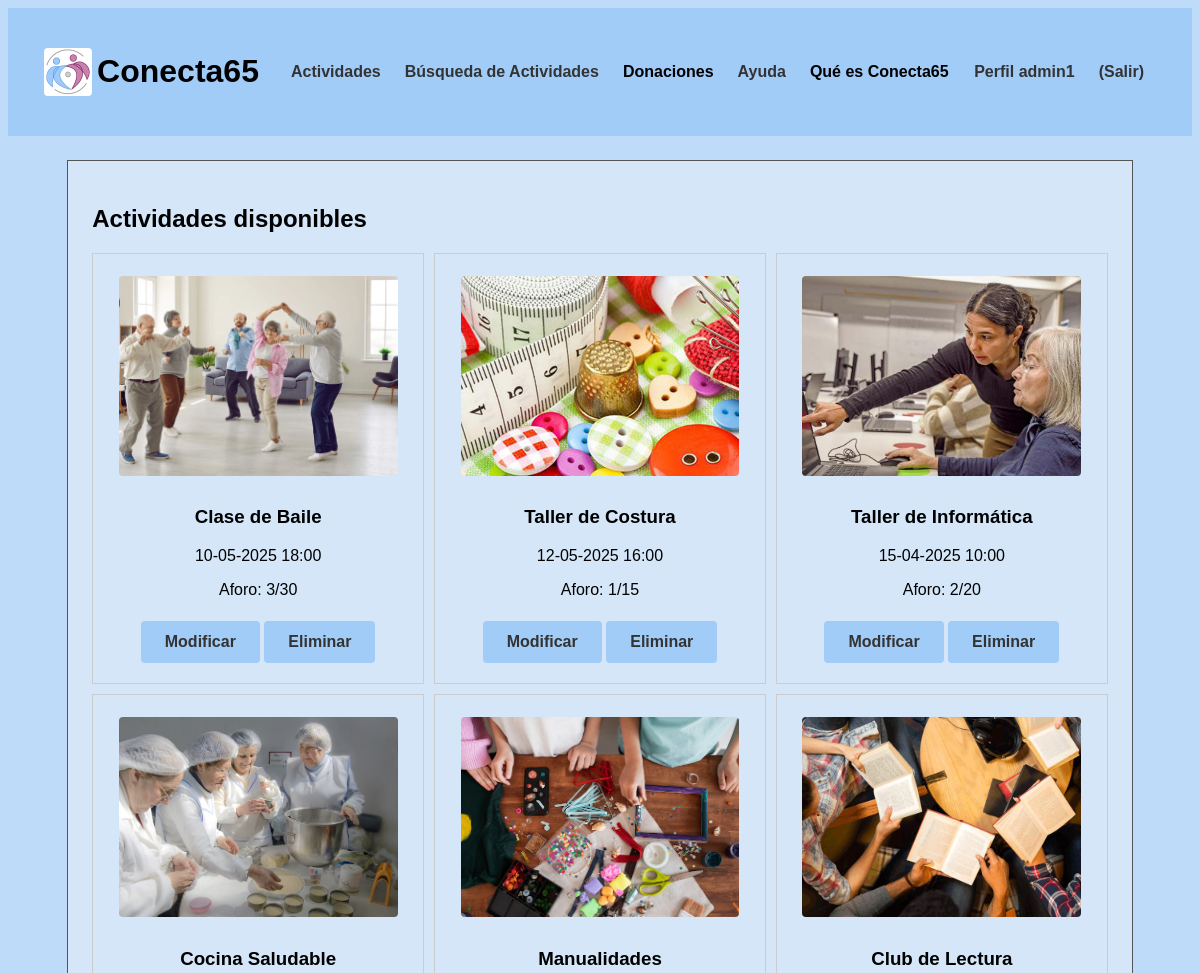
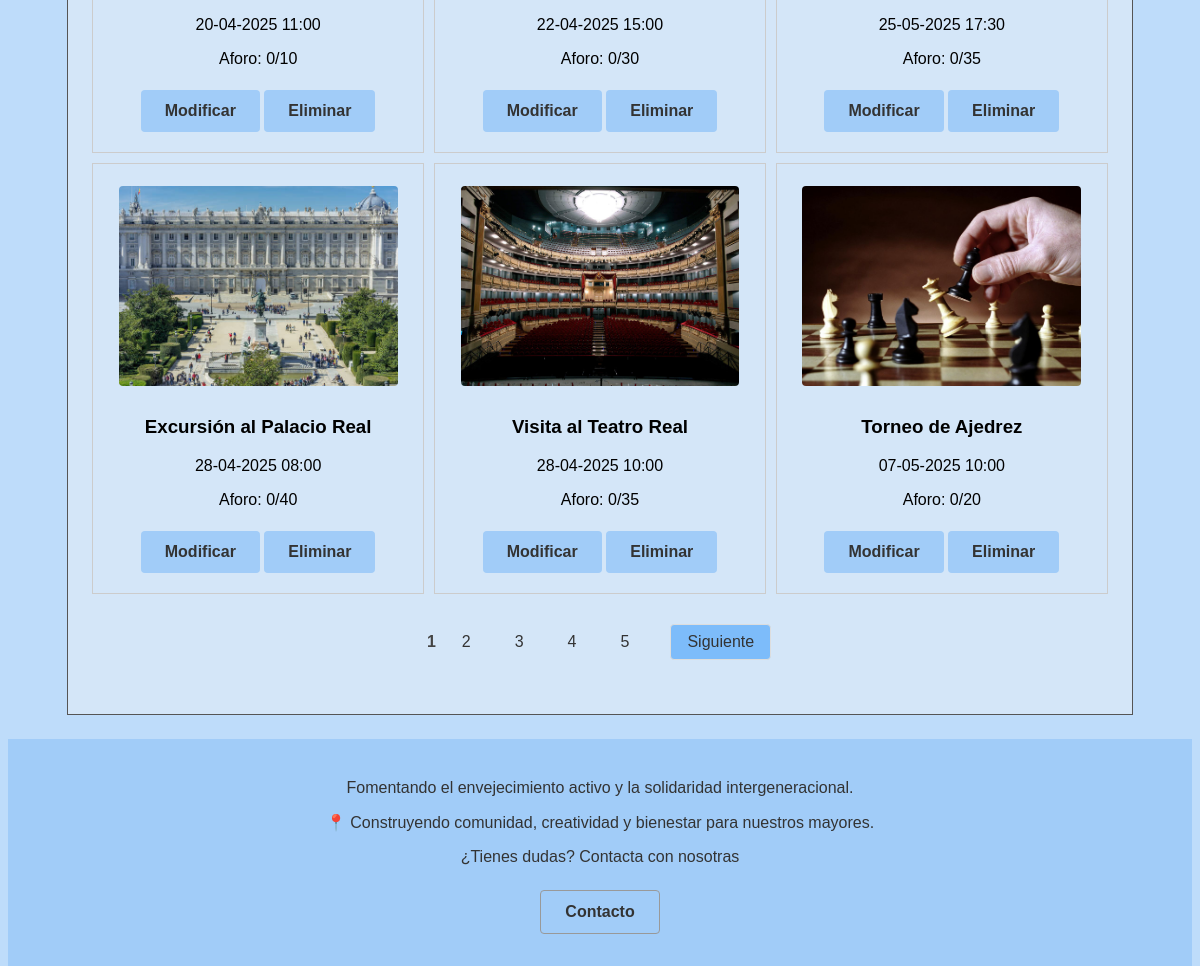
Page /p3_g1/vistaActividades.php (signed in) on the earlier database version (2 pictures, top to bottom).
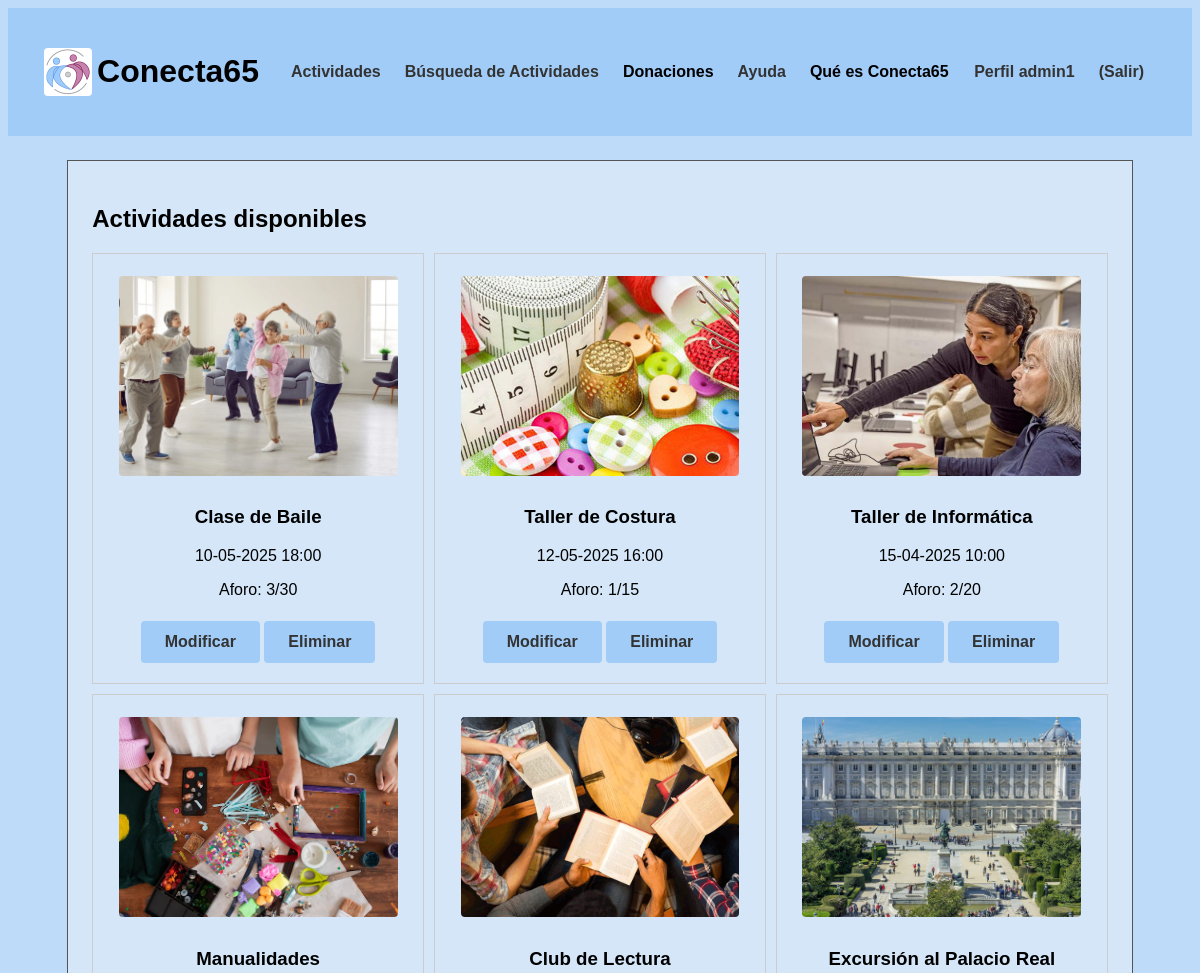
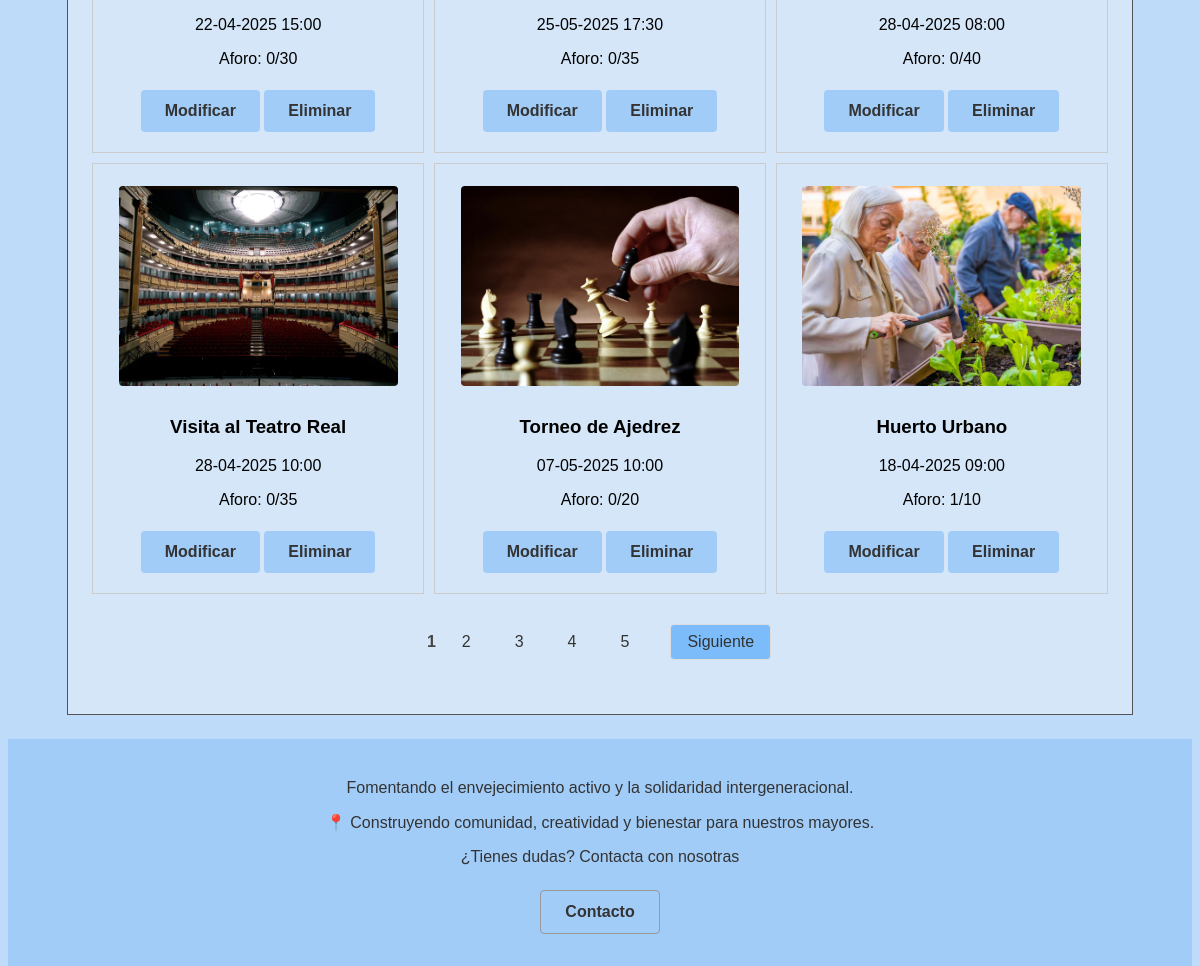
Same page on the later database version (2 pictures, top to bottom).
### tables this page shows
CREATE TABLE `actividades` (
  `id` int(10) UNSIGNED NOT NULL,
  `nombre` varchar(35) NOT NULL,
  `localizacion` varchar(70) NOT NULL,
  `fecha_hora` datetime(6) NOT NULL,
  `descripcion` text NOT NULL,
  `aforo` tinyint(3) NOT NULL,
  `dirigida` tinyint(1) NOT NULL,
  `ocupacion` tinyint(3) NOT NULL,
  `foto` varchar(50) NOT NULL,
  `categoria` tinyint(1) NOT NULL
);

### p3_g1/includes/actividad/actividadDAO.php (called while the page is built, shortened)
<?php
class actividadDAO extends baseDAO implements IActividad
{
    public function obtenerTodasLasActividades($limit, $offset)
    {
        try {
            $conn = application::getInstance()->getConexionBd();
            $query = "SELECT id, nombre, localizacion, fecha_hora, descripcion, aforo, dirigida, ocupacion, foto
                FROM actividades
                LIMIT ? OFFSET ?";
            $stmt = $conn->prepare($query);
            $stmt->bind_param("ii", $limit, $offset);
            $stmt->execute();
            $stmt->bind_result($id, $nombre, $localizacion, $fecha_hora, $descripcion, $aforo, $dirigida, $ocupacion, $foto);
            $actividades = [];
            while ($stmt->fetch()) {
                $actividades[] = new actividadDTO($id, $nombre, $localizacion, $fecha_hora, $descripcion, $aforo, $dirigida, $ocupacion, $foto);
            }
            $queryTotal = "SELECT COUNT(*) as total FROM actividades";
            $stmtTotal = $conn->prepare($queryTotal);
            $stmtTotal->execute();
            $stmtTotal->bind_result($totalActividades);
            return [
                'actividades' => $actividades,
                'total' => $totalActividades
            ];
        } finally {
            if ($stmt) {
                $stmt->close();
            }
        }
    }
   }
?>

### p3_g1/includes/actividad/actividadAppService.php (called while the page is built, shortened)
<?php
require_once(__DIR__ . "/../config.php");
class actividadAppService
{
    private static $instance;
    public static function GetSingleton()
    {
        if (!self::$instance instanceof self)
        {
            self::$instance = new self;
        }
        return self::$instance;
    }
    public function obtenerTodasLasActividades($limit, $offset)
    {
        $IActividadDAO = actividadFactory::CreateActividad();
        return $IActividadDAO->obtenerTodasLasActividades($limit, $offset);
    }
    public function obtenerActividadSegunUsuario($limit, $offset): array
    {
        if (application::getInstance()->soyAdmin()){
            return $this->obtenerTodasLasActividades($limit, $offset);
        }
    }
}
?>

### p3_g1/includes/config.php (called while the page is built, shortened)
<?php
spl_autoload_register(function ($class) {
    $prefix = 'includes\\';
    $base_dir = __DIR__ . '/';
    $len = strlen($prefix);
    $relative_class = substr($class, $len);
    $file = $base_dir . str_replace('\\', '/', $relative_class) . '.php';
});
?>

### p3_g1/includes/actividad/actividadDTO.php (called while the page is built, shortened)
<?php
class actividadDTO
{
    private $id;
    private $nombre;
    private $fecha_hora;
    private $aforo;
    private $ocupacion;
    private $foto;
    public function __construct($id, $nombre, $localizacion, $fecha_hora, $descripcion, $aforo, $dirigida, $ocupacion, $foto)
    {
        $this->id = $id;
        $this->nombre = $nombre;
        $this->fecha_hora = $fecha_hora;
        $this->aforo = $aforo;
        $this->ocupacion = $ocupacion;
        $this->foto = $foto;
    }
    public function id()
    {
        return $this->id;
    }
    public function nombre()
    {
        return $this->nombre;
    }
    public function fecha_hora()
    {
        return $this->fecha_hora;
    }
    public function aforo()
    {
        return $this->aforo;
    }
    public function ocupacion()
    {
        return $this->ocupacion;
    }
    public function foto()
    {
        return $this->foto;
    }
}
?>

### p3_g1/includes/application.php (called while the page is built, shortened)
<?php
class application
{
    private static $instancia;
    public static function getInstance()
    {
        if (!self::$instancia instanceof self) {
            self::$instancia = new static();
        }
        return self::$instancia;
    }
    public function getUserDTO(): ?userDTO
    {
        try {
            $user = unserialize($_SESSION["userDTO"]);
            return ($user instanceof userDTO) ? $user : null;
        } catch (\Exception $e) {
            error_log("Error al deserializar userDTO: " . $e->getMessage());
            unset($_SESSION["userDTO"]);
            return null;
        }
    }
    public function soyAdmin(): bool
    {
        $user = $this->getUserDTO();
        return $user !== null && $user->tipo() === 0;
    }
    public function soyVoluntario(): bool
    {
        $user = $this->getUserDTO();
        return $user !== null && $user->tipo() === 2;
    }
    public function soyUsuario(): bool
    {
        $user = $this->getUserDTO();
        return $user !== null && $user->tipo() === 1;
    }
    public function isUserLogged(): bool
    {
        return isset($_SESSION["login"]) && $_SESSION["login"] && $this->getUserDTO() !== null;
    }
}

### p3_g1/includes/usuario/userDTO.php (called while the page is built, shortened)
<?php
class userDTO
{
    private $nombre;
    private $tipo;
    public function nombre()
    {
        return $this->nombre;
    }
    public function tipo()
    {
        return $this->tipo;
    }
}
?>

### p3_g1/includes/mostrarActividades/actividadesDisponibles.php (the view, shortened to what this page needs)
<?php
class actividadesDisponibles
{
    private $actividades;
    public function __construct()
    {
        $this->actividades = null;
    }
    public function Inicializacion(){
        $actividadAppService = actividadAppService::GetSingleton();
        $app = application::getInstance();
        $limit = 9;
        $pagina = isset($_GET['pagina']) ? max(1, (int)$_GET['pagina']) : 1;
        $offset = ($pagina - 1) * $limit;
        $resultado = $actividadAppService->obtenerActividadSegunUsuario($limit, $offset);
        $this->actividades = $resultado['actividades'];
        $totalActividades = $resultado['total'];
        $html = $this->mostrarActividadesPag($app);
        $html .= $this->paginacion($totalActividades, $limit, $pagina);
        return $html;
    }
    private function mostrarActividadesPag($app) {
        echo '<link rel="stylesheet" type="text/css" href="CSS/tablaActividades.css">';
        $html = '<div class="tabla-actividades">';
        if ($this->actividades == null) {
            $html =  '<p>¡Ya estas registrado a todas las actividades!</p>
            <div class="sin-actividades">
                <div class="imagen-centrada">
                    <img src="img/logo.jpeg" alt="Logo de la organización" class="logo-actividades">
                </div>
            </div>';
        }
        else {
            foreach ($this->actividades as $actividad) {
                $html .= '<div class="actividad-item">';
                $html .= '<div class="actividad">';
                $html .= '<img src="' . $actividad->foto().  '" alt="' . $actividad->nombre() . '" width="350">';
                $html .= '<h3>' . $actividad->nombre() . '</h3>';
                $fechaHora = new \DateTime($actividad->fecha_hora());
                $html .= '<p>' . $fechaHora->format('d-m-Y H:i') . '</p>';
                $html .= '<p>Aforo: ' . $actividad->ocupacion(). '/' . $actividad->aforo() . '</p>';
                if ($app->soyAdmin()){
                    $html .= '<a href="ModificarActividad.php?id=' . $actividad->id() . '"><button type="button">Modificar</button></a> ';
                    $html .= '<a href="EliminarActividad.php?id=' . $actividad->id() . '"><button type="button">Eliminar</button></a>';
                }
                $html .= '</div>';
                $html .= '</div>';
            }
        }
        $html .= '</div>';
        return $html;
    }
    private function paginacion($totalActividades, $limit, $pagina) {
        $totalPaginas = ceil($totalActividades / $limit);
        if ($totalPaginas > 1) {
            $html = '<div class="paginacion">';
            for ($i = 1; $i <= $totalPaginas; $i++) {
                if ($i == $pagina) {
                    $html .= '<span class="pagina-actual">'.$i.'</span>';
                } else {
                    $html .= '<a href="?pagina='.$i.'" class="otrapag-link">'.$i.'</a>';
                }
            }
            if ($pagina < $totalPaginas) {
                $html .= '<a href="?pagina='.($pagina + 1).'" class="pagina-link">Siguiente</a>';
            }
            $html .= '</div>';
        }
        else {
            return '';
        }
        return $html;
    }
}

### p3_g1/vistaActividades.php (shortened to what this page needs)
<?php
require_once("includes/config.php");
$app = Application::getInstance();
$mensaje = $app->getAtributoPeticion('mensaje');
$actividadesDisponibles = new actividadesDisponibles();
$htmlListado = $actividadesDisponibles->Inicializacion();
$contenidoPrincipal = <<<EOS
<p>$mensaje</p>
<h1>Actividades disponibles</h1>
$htmlListado
EOS;
require("includes/comun/plantilla.php");
?>

### p3_g1/includes/comun/plantilla.php (shortened to what this page needs)
<!DOCTYPE html>
<html>
	<head>
		<link rel="stylesheet" media="screen and (max-width: 699px)" type="text/css" href="CSS/estiloMovil.css" />
		<link rel="stylesheet" type="text/css" href="CSS/estilo.css" />
	</head>
	<?php
		require("cabecera.php");
	?>
	<body>
		<div id="contenedor">
			<main>
				<article>
					<?= $contenidoPrincipal ?>
				</article>
			</main>
			<?php
				require("pie.php");
			?>
		</div>
	</body>
</html>

### p3_g1/includes/comun/cabecera.php (shortened to what this page needs)
<?php
require_once(__DIR__ . "/../config.php");
if (!function_exists('includes\comun\mostrarCabecera')) {
    function mostrarCabecera() {
        $app = application::getInstance();
        echo '<nav>';
        echo '<ul class="main-links">';
        if ($app->isUserLogged()) {
            $user = $app->getUserDTO();
            echo '<li><a href="vistaActividades.php">Actividades</a></li>';
            echo '<li><a href="vistaActividadesFiltradas.php">Búsqueda de Actividades</a></li>';
        }
        echo '<li class="dropdown">';
        echo '<a href="javascript:void(0)" class="dropbtn">Donaciones</a>';
        echo '</li>';
        echo '<li><a href="ayuda.php">Ayuda</a></li>';
        echo '<li class="dropdown">';
        echo '<a href="javascript:void(0)" class="dropbtn">Qué es Conecta65</a>';
        echo '</li>';
        echo '</ul>';
        echo '<div class="user-links"><ul>';
        if ($app->isUserLogged()) {
            echo "<li><a href='perfil.php'>Perfil " .$user->nombre(). "</a></li>";
            echo "<li><a href='logout.php'>(Salir)</a></li>";
        } else {
            echo "<li><a href='login.php'>Iniciar Sesión</a></li>";
            echo "<li><a href='register.php'>Regístrate</a></li>";
        }
        echo '</ul></div>';
        echo '</nav>';
    }
}
?>
<header>
    <div class="logo">
        <a href="index.php">
            <img src="img/logo.jpeg" alt="Logo">
        </a>
    </div>
    <h1>Conecta65</h1>
    <div class="cabecera">
        <?php mostrarCabecera(); ?>
    </div>
</header>
<body>
</body>

### p3_g1/includes/comun/pie.php
<footer>
    <p>Fomentando el envejecimiento activo y la solidaridad intergeneracional.</p>
    <p>📍 Construyendo comunidad, creatividad y bienestar para nuestros mayores.</p>
    <p>¿Tienes dudas? Contacta con nosotras</p>
    <a href="ayuda.php" class="boton-contacto">
        <button>Contacto</button>
    </a>
</footer>

### p3_g1/CSS/tablaActividades.css (style rules this page uses)
.tabla-actividades { width: 100%; display: flex; flex-wrap: wrap; gap: 10px; justify-content: flex-start; }
.actividad-item { border: 1px solid #ccc; padding: 10px; text-align: center; box-sizing: border-box; flex: 1 1 20rem; min-width: 20rem; max-width: 30rem; }
.tabla-actividades p:last-of-type { margin-bottom: 7px; }
.actividad img { width: 90%; height: 200px; object-fit: cover; object-position: center; }
button { background-color: #007BFF; color: white; border: none; border-radius: 5px; cursor: pointer; margin-top: 15px; margin-bottom: 10px; width: 100%; }
.paginacion { width: 100%; display: flex; justify-content: center; align-items: center; margin: 30px 0; flex-wrap: wrap; gap: 8px; }
.pagina-link { display: inline-block; padding: 8px 16px; margin: 0 2px; border: 1px solid #ddd; text-decoration: none; color: #333; border-radius: 4px; transition: all 0.3s ease; background-color: #7dbcfa; }
.otrapag-link { display: inline-block; padding: 8px 16px; margin: 0 2px; text-decoration: none; border-radius: 4px; color: #333; }
.pagina-actual { color: #444; font-weight: bold; }
.pagina-link:last-of-type { margin-left: 15px; }

### p3_g1/CSS/estiloMovil.css (style rules this page uses)
header h1 { font-size: 1.5rem; margin-left: 5px; }
nav ul { flex-direction: column; }
.actividad { flex-direction: column; padding: 15px; gap: 15px; }

### p3_g1/CSS/estilo.css (style rules this page uses)
html { height: 100%; width: 100%; margin: 0; padding: 0; font-family: 'Trebuchet MS', 'Lucida Sans Unicode', 'Lucida Grande', 'Lucida Sans', Arial, sans-serif; }
body { display: flex; flex-direction: column; background-color: #bedcfa; overflow-x: hidden; }
header { padding: 1.5rem; background-color: #a1ccf8; display: flex; justify-content: space-between; align-items: center; gap: 0.5rem; }
.cabecera { display: flex; width: 100%; }
nav { padding: 1.5rem; display: flex; justify-content: space-between; align-items: center; width: 100%; }
nav ul { display: flex; list-style-type: none; margin: 0; padding: 0; gap: 1.5rem; }
nav ul li { margin: 0; }
nav ul li a { text-decoration: none; color: #333; font-weight: bold; }
footer { padding: 1.5rem; background-color: #a1ccf8; color: #333; text-align: center; }
.boton-contacto button { border: 1px solid #999999; margin: 0.5rem auto; }
main { flex: 1; display: flex; flex-direction: column; align-items: center; justify-content: center; min-width: min(500px, 90%); max-width: 90%; padding: 1.5rem; margin: 1.5rem auto; background-color: #d4e6f8; border: 1px solid #555; box-sizing: border-box; }
button { background-color: #a1ccf8; color: #333; font-weight: bold; font-size: 1rem; padding: 0.75rem 1.5rem; border: none; border-radius: 0.25rem; cursor: pointer; width: auto; }
img { margin: 0.75rem; border-radius: 0.25rem; max-width: 100%; height: auto; }
.logo img { height: 3rem; width: auto; object-fit: contain; }
.dropdown { position: relative; display: inline-block; }
.dropbtn { background-color: transparent; border: none; cursor: pointer; font-family: inherit; font-size: inherit; color: inherit; padding: 0; margin: 0; }
.user-links ul { display: flex; align-items: center; gap: 1.5rem; }
.user-links li { display: flex; align-items: center; }

Differences in the rows shown:
removed actividades: foto (picture), nombre "Cocina Saludable", fecha_hora "20-04-2025 11:00", ocupacion "0", aforo "10"
now on this page (row edited): actividades: foto (picture), nombre "Huerto Urbano", fecha_hora "18-04-2025 09:00", ocupacion "1", aforo "10"
